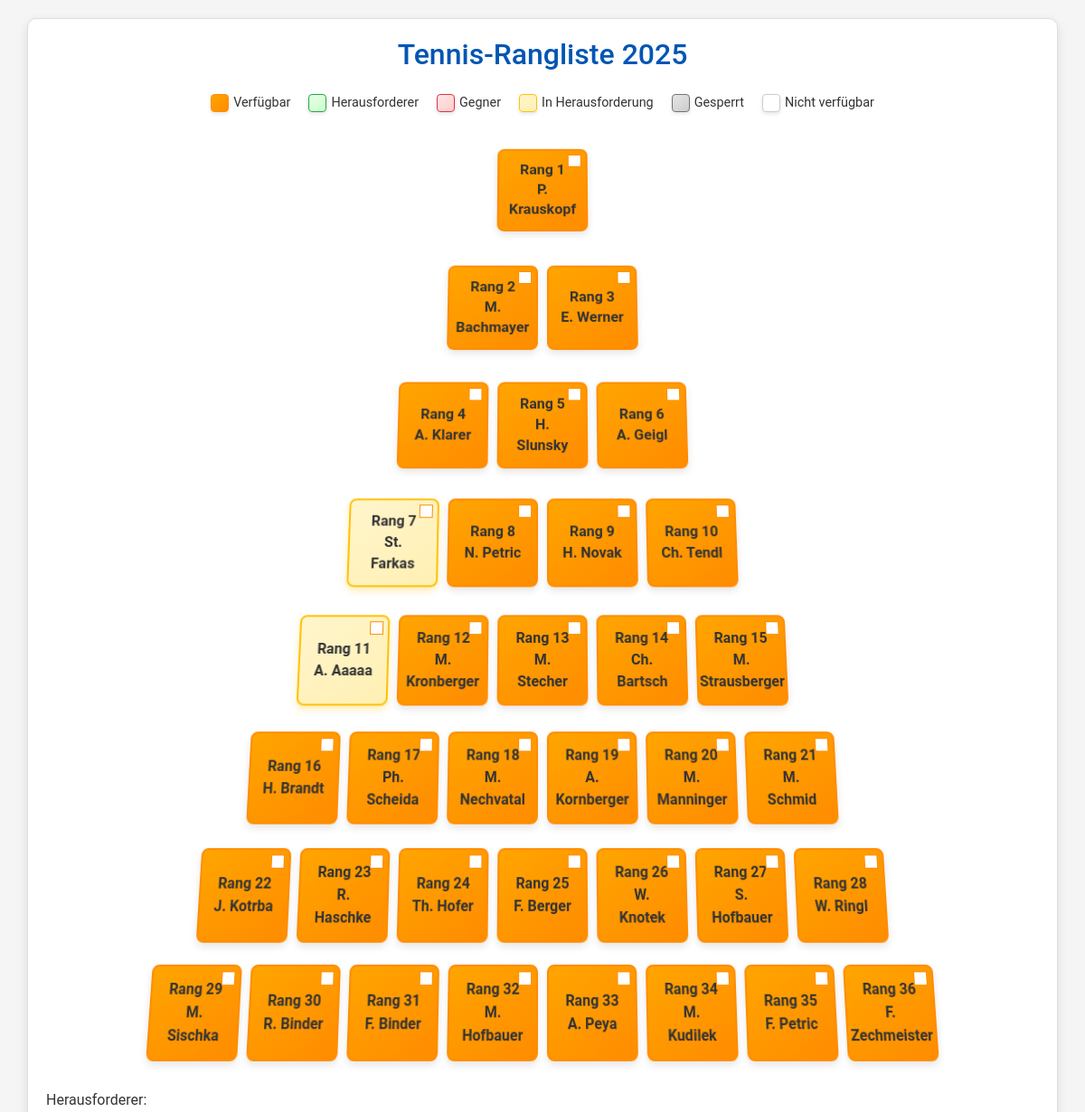
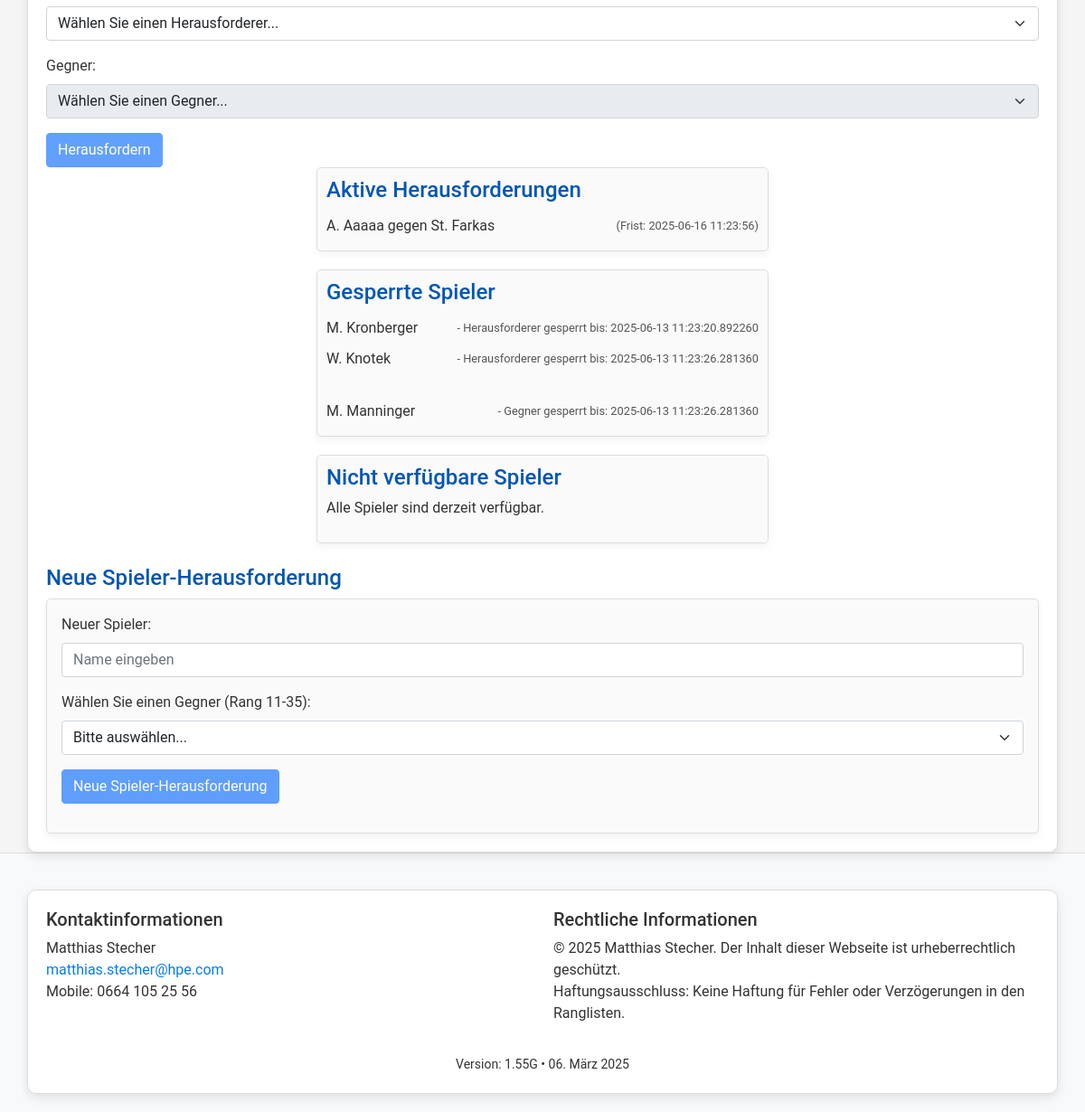
/index, run on the app's committed database (2 pictures, top to bottom).
### tables this page shows
CREATE TABLE players (
    id INTEGER PRIMARY KEY,
    name TEXT NOT NULL UNIQUE,
    available INTEGER NOT NULL DEFAULT 1,
    rank INTEGER NOT NULL,
    unavailable_since DATETIME,
    block_challenger_until DATETIME,
    block_opponent_until DATETIME,
    is_new INTEGER NOT NULL DEFAULT 0
);

CREATE TABLE challenges (
    id INTEGER PRIMARY KEY AUTOINCREMENT,
    challenger_id INTEGER NOT NULL,
    opponent_id INTEGER NOT NULL,
    timestamp DATETIME NOT NULL,
    deadline DATETIME NOT NULL,
    resolved_at DATETIME,
    resolved INTEGER NOT NULL DEFAULT 0,
    result TEXT,  -- 'challenger_wins', 'opponent_wins', or 'not_happened'
    score_details TEXT,
    scheduled_play_date DATE, -- NEW: Date for when the match is scheduled to be played
    FOREIGN KEY (challenger_id) REFERENCES players(id) ON DELETE CASCADE,
    FOREIGN KEY (opponent_id) REFERENCES players(id) ON DELETE CASCADE
);

### app.py (the view, shortened to what this page needs)
@app.route("/index")
def index():
    try:
        db = get_db()
        now_dt = get_current_time()  # Get current datetime object
        now_str = now_dt.strftime("%Y-%m-%d %H:%M:%S")  # String version for DB queries
        cur = db.execute(
            """
            SELECT p.*,
                CASE
                  WHEN EXISTS (
                    SELECT 1 FROM challenges c
                    WHERE c.resolved = 0
                      AND c.deadline > ?
                      AND (c.challenger_id = p.id OR c.opponent_id = p.id)
                  ) THEN 1 ELSE 0
                END as in_challenge
            FROM players p
            ORDER BY rank ASC
            """,
            (now_str,),
        )
        players = cur.fetchall()
        players_list = []
        for p_row in players:
            p = dict(p_row)  # Convert Row object to dict for modification
            p["blocked_challenger"] = False
            p["blocked_opponent"] = False
            p["block_challenger_until_fmt"] = None  # Initialize format fields
            p["block_opponent_until_fmt"] = None
            p["unavailable_since_fmt"] = None
            if p.get("block_challenger_until"):
                try:
                    block_until_dt = p["block_challenger_until"]
                    if isinstance(block_until_dt, str):
                        block_until_dt_str = block_until_dt.split(".")[0]
                        block_until_dt = datetime.strptime(
                            block_until_dt_str, "%Y-%m-%d %H:%M:%S"
                        )
                    elif not isinstance(block_until_dt, datetime):
                        raise TypeError(
                            "block_challenger_until is not a recognized type"
                        )
                    if now_dt < block_until_dt:
                        p["blocked_challenger"] = True
                        p["block_challenger_until_fmt"] = block_until_dt.strftime(
                            "%Y-%m-%d %H:%M"
                        )
                except (ValueError, TypeError, AttributeError) as e:
                    logger.warning(
                        f"Could not parse or compare block_challenger_until for player {p['id']}: {p['block_challenger_until']} - Error: {e}"
                    )
            if p.get("block_opponent_until"):
                try:
                    block_until_dt = p["block_opponent_until"]
                    if isinstance(block_until_dt, str):
                        block_until_dt_str = block_until_dt.split(".")[0]
                        block_until_dt = datetime.strptime(
                            block_until_dt_str, "%Y-%m-%d %H:%M:%S"
                        )
                    elif not isinstance(block_until_dt, datetime):
                        raise TypeError("block_opponent_until is not a recognized type")
                    if now_dt < block_until_dt:
                        p["blocked_opponent"] = True
                        p["block_opponent_until_fmt"] = block_until_dt.strftime(
                            "%Y-%m-%d %H:%M"
                        )
                except (ValueError, TypeError, AttributeError) as e:
                    logger.warning(
                        f"Could not parse or compare block_opponent_until for player {p['id']}: {p['block_opponent_until']} - Error: {e}"
                    )
            players_list.append(p)
        pyramid_data = create_pyramid(players_list)
        active_challenges_data = get_active_challenges()  # Already processes dates
        completed_challenges_data = (
            get_completed_challenges()
        )  # Already processes dates
        blocked_challenger_players_data = (
            get_blocked_challenger_players()
        )  # Now includes formatted dates
        blocked_opponent_players_data = (
            get_blocked_opponent_players()
        )  # Now includes formatted dates
        unavailable_players_data = (
            get_unavailable_players()
        )  # Now includes formatted dates
        return render_template(
            "index.html",
            pyramid=pyramid_data,
            players=players_list,  # Contains formatted dates
            active_challenges=active_challenges_data,  # Contains datetime objects
            completed_challenges=completed_challenges_data,  # Contains datetime objects
            blocked_challenger_players=blocked_challenger_players_data,  # Now includes formatted dates
            blocked_opponent_players=blocked_opponent_players_data,  # Now includes formatted dates
            unavailable_players=unavailable_players_data,  # Now includes formatted dates
        )
    except Exception as e:
        logger.exception("Unexpected error on /index route.")
        flash("Ein unerwarteter Fehler ist aufgetreten.", "danger")
        return render_template("error.html", error_message="Unerwarteter Fehler"), 500

### templates/index.html (shortened to what this page needs)
<!DOCTYPE html>
<html lang="de">
<head>
  <link rel="stylesheet" href="https://cdnjs.cloudflare.com/ajax/libs/bootstrap/5.1.3/css/bootstrap.min.css" />
</head>
<body>
  <div class="container three-d">
    <h2 class="text-center mb-4">Tennis-Rangliste 2025</h2>
    <div class="legend">
      <div class="legend-item">
        <div class="legend-color" style="background: linear-gradient(145deg, #ffa500, #ff8c00); border-color: #ff8c00;"></div>
        Verfügbar
      </div>
      <div class="legend-item">
        <div class="legend-color" style="background: linear-gradient(145deg, #e6ffe6, #ccffcc); border-color: #28a745;"></div>
        Herausforderer
      </div>
      <div class="legend-item">
        <div class="legend-color" style="background: linear-gradient(145deg, #ffe6e6, #ffcccc); border-color: #dc3545;"></div>
        Gegner
      </div>
      <div class="legend-item">
        <div class="legend-color" style="background: linear-gradient(145deg, #fff5cc, #fff0b3); border-color: #ffc107;"></div>
        In Herausforderung
      </div>
      <div class="legend-item">
        <div class="legend-color" style="background: linear-gradient(145deg, #e6e6e6, #cccccc); border-color: #6c757d;"></div>
        Gesperrt
      </div>
      <div class="legend-item unavailable">
        <div class="legend-color" style="background: #ffffff; border-color: #cccccc;"></div>
        Nicht verfügbar
      </div>
    </div>
    <div class="ranking-list">
      {% if pyramid %}
        {% for row in pyramid %}
          <div class="row">
            {% for player in row %}
              {% if player %}
                <div id="player-{{ player['id'] }}"
                     class="player {% if not player['available'] %}unavailable{% endif %} {% if player['in_challenge'] %}in-challenge{% endif %} {% if player.blocked %}blocked{% endif %}"
                     data-player-id="{{ player['id'] }}">
                  <div class="player-info">
                    Rang {{ player['rank'] }}<br>{{ player['name'] }}
                  </div>
                  <div class="availability-toggle {% if player['available'] %}available{% endif %}" data-player-id="{{ player['id'] }}"></div>
                </div>
              {% else %}
                <div class="player missing">Spieler fehlt</div>
              {% endif %}
            {% endfor %}
          </div>
        {% endfor %}
      {% else %}
        <p>Keine Spieler gefunden. Bitte laden Sie die Spieldaten.</p>
      {% endif %}
    </div>
    <form id="challengeForm">
      <div class="mb-3">
        <label for="challenger" class="form-label">Herausforderer:</label>
        <select class="form-select" id="challenger" name="challenger" required>
          <option value="">Wählen Sie einen Herausforderer...</option>
        </select>
      </div>
      <div class="mb-3">
        <label for="opponent" class="form-label">Gegner:</label>
        <select class="form-select" id="opponent" name="opponent" required disabled>
          <option value="">Wählen Sie einen Gegner...</option>
        </select>
      </div>
      <button type="submit" class="btn btn-primary" id="challengeButton" disabled>Herausfordern</button>
    </form>
    <div class="active-challenges">
      <h4>Aktive Herausforderungen</h4>
      <div id="active-challenges-list">
        {% if active_challenges %}
          {% for challenge in active_challenges %}
            <div class="challenge-entry">
              <span class="challenge-names">{{ challenge['challenger_name'] }} gegen {{ challenge['opponent_name'] }}</span>
              <span class="challenge-deadline">(Frist: {{ challenge['deadline'] }})</span>
            </div>
          {% endfor %}
        {% else %}
          <p>Derzeit keine aktiven Herausforderungen.</p>
        {% endif %}
      </div>
    </div>
    <div class="blocked-players">
      <h4>Gesperrte Spieler</h4>
      <div id="blocked-players-list">
        {% if blocked_challenger_players %}
          {% for player in blocked_challenger_players %}
            <div class="blocked-entry">
              <span class="blocked-name">{{ player['name'] }}</span>
              <span class="blocked-info">- Herausforderer gesperrt bis: {{ player['block_challenger_until'] }}</span>
            </div>
          {% endfor %}
        {% else %}
          <p>Keine Spieler von der Herausforderung ausgeschlossen.</p>
        {% endif %}
        <br>
        {% if blocked_opponent_players %}
          {% for player in blocked_opponent_players %}
            <div class="blocked-entry">
              <span class="blocked-name">{{ player['name'] }}</span>
              <span class="blocked-info">- Gegner gesperrt bis: {{ player['block_opponent_until'] }}</span>
            </div>
          {% endfor %}
        {% else %}
          <p>Keine Spieler als Gegner gesperrt.</p>
        {% endif %}
      </div>
    </div>
    <div class="unavailable-players">
      <h4>Nicht verfügbare Spieler</h4>
      <div id="unavailable-players-list">
        {% if unavailable_players %}
          {% for player in unavailable_players %}
            <div class="unavailable-entry">
              <span class="unavailable-name">{{ player['name'] }}</span>
              <span class="unavailable-info">nicht verfügbar seit: {{ player['unavailable_since'] or 'N/A' }}</span>
            </div>
          {% endfor %}
        {% else %}
          <p>Alle Spieler sind derzeit verfügbar.</p>
        {% endif %}
      </div>
    </div>
    <div class="newplayer-challenge mt-4">
      <h4>Neue Spieler-Herausforderung</h4>
      <div class="card p-3">
        <div class="mb-3">
          <label for="newplayer" class="form-label">Neuer Spieler:</label>
          <input type="text" class="form-control" id="newplayer" name="newplayer" placeholder="Name eingeben" />
        </div>
        <div class="mb-3">
          <label for="newplayer-opponent" class="form-label">Wählen Sie einen Gegner (Rang 11-35):</label>
          <select class="form-select" id="newplayer-opponent" name="newplayer-opponent">
            <option value="">Bitte auswählen...</option>
          </select>
        </div>
        <div class="mb-3">
          <button type="button" class="btn btn-primary" id="newplayer-challenge" disabled>Neue Spieler-Herausforderung</button>
        </div>
      </div>
    </div>
  </div>
  <footer>
    <div class="container">
      <div class="row">
        <div class="col-md-6 mb-3 mb-md-0">
          <h5>Kontaktinformationen</h5>
          <p>
            Matthias Stecher<br />
            <a href="mailto:matthias.stecher@hpe.com">matthias.stecher@hpe.com</a><br />
            Mobile: 0664 105 25 56
          </p>
        </div>
        <div class="col-md-6">
          <h5>Rechtliche Informationen</h5>
          <p>
            © 2025 Matthias Stecher. Der Inhalt dieser Webseite ist urheberrechtlich geschützt.<br />
            Haftungsausschluss: Keine Haftung für Fehler oder Verzögerungen in den Ranglisten.
          </p>
        </div>
      </div>
      <div class="row">
        <div class="col-12 text-center mt-3">
          <small>Version: 1.55G  •  06. März 2025</small>
        </div>
      </div>
    </div>
  </footer>
</body>
</html>

### data on the page
players: rank "1", name "P. Krauskopf", available 1 (drawn)
players: rank "2", name "M. Bachmayer", available 1 (drawn)
players: rank "3", name "E. Werner", available 1 (drawn)
players: rank "4", name "A. Klarer", available 1 (drawn)
players: rank "5", name "H. Slunsky", available 1 (drawn)
players: rank "6", name "A. Geigl", available 1 (drawn)
players: rank "7", name "St. Farkas", available 1 (drawn)
players: rank "8", name "N. Petric", available 1 (drawn)
players: rank "9", name "H. Novak", available 1 (drawn)
players: rank "10", name "Ch. Tendl", available 1 (drawn)
players: rank "11", name "A. Aaaaa", available 1 (drawn)
players: rank "12", name "M. Kronberger", available 1 (drawn), block_challenger_until "2025-06-13 11:23:20.892260"
players: rank "13", name "M. Stecher", available 1 (drawn)
players: rank "14", name "Ch. Bartsch", available 1 (drawn)
players: rank "15", name "M. Strausberger", available 1 (drawn)
players: rank "16", name "H. Brandt", available 1 (drawn)
players: rank "17", name "Ph. Scheida", available 1 (drawn)
players: rank "18", name "M. Nechvatal", available 1 (drawn)
players: rank "19", name "A. Kornberger", available 1 (drawn)
players: rank "20", name "M. Manninger", available 1 (drawn), block_opponent_until "2025-06-13 11:23:26.281360"
players: rank "21", name "M. Schmid", available 1 (drawn)
players: rank "22", name "J. Kotrba", available 1 (drawn)
players: rank "23", name "R. Haschke", available 1 (drawn)
players: rank "24", name "Th. Hofer", available 1 (drawn)
players: rank "25", name "F. Berger", available 1 (drawn)
players: rank "26", name "W. Knotek", available 1 (drawn), block_challenger_until "2025-06-13 11:23:26.281360"
players: rank "27", name "S. Hofbauer", available 1 (drawn)
players: rank "28", name "W. Ringl", available 1 (drawn)
players: rank "29", name "M. Sischka", available 1 (drawn)
players: rank "30", name "R. Binder", available 1 (drawn)
players: rank "31", name "F. Binder", available 1 (drawn)
players: rank "32", name "M. Hofbauer", available 1 (drawn)
players: rank "33", name "A. Peya", available 1 (drawn)
players: rank "34", name "M. Kudilek", available 1 (drawn)
players: rank "35", name "F. Petric", available 1 (drawn)
players: rank "36", name "F. Zechmeister", available 1 (drawn)
challenges: challenger_name "A. Aaaaa", opponent_name "St. Farkas", deadline "2025-06-16 11:23:56"
